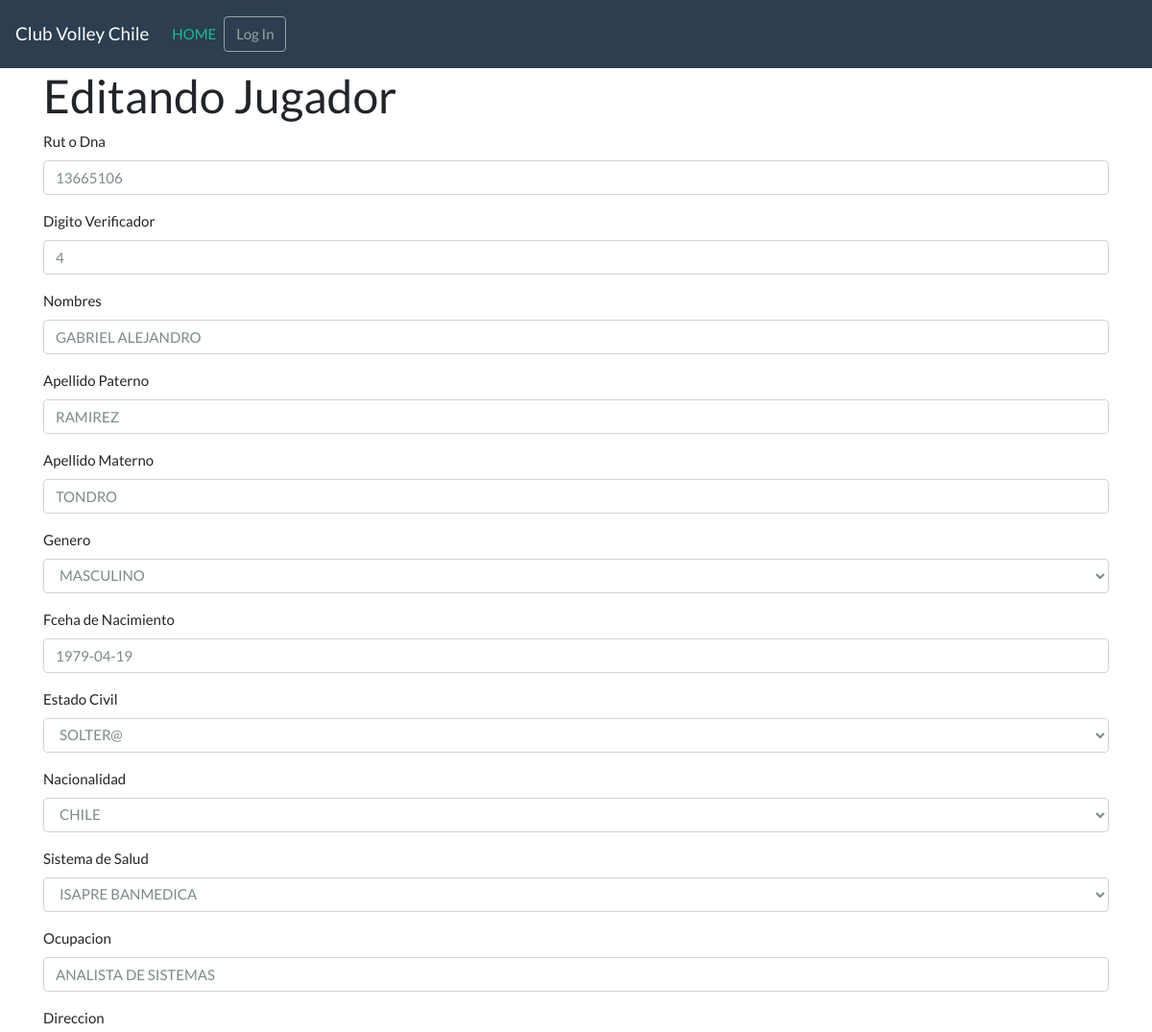
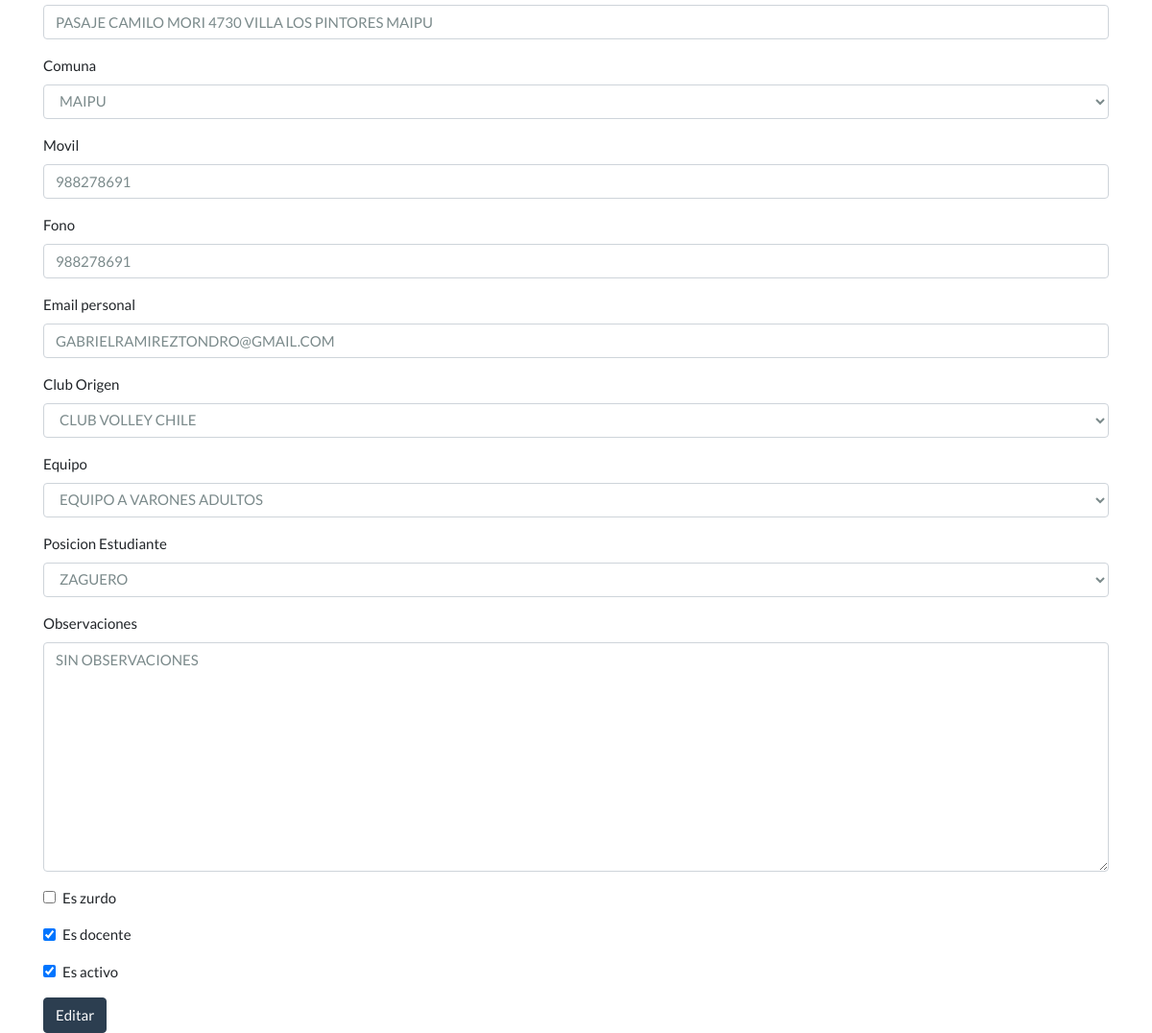
Screenshot of /personas/editar/1/ with the database file from the repository (2 pictures, top to bottom).
### main/models.py (models this page shows, shortened)
class Persona(models.Model):
    id                      = models.AutoField(primary_key=True)
    dna                     = models.CharField(blank=False, null=False, max_length=25, unique=True,verbose_name="Rut o Dna")
    dv                      = models.CharField(blank=False, null=False, max_length=2,verbose_name="Digito Verificador")
    nombres                 = models.CharField(blank=False, null=False, max_length=100,verbose_name="Nombres")
    apellido_paterno        = models.CharField(blank=False, null=False, max_length=100,verbose_name="Apellido Paterno")
    apellido_materno        = models.CharField(blank=False, null=False, max_length=100,verbose_name="Apellido Materno")
    genero                  = models.ForeignKey(Genero,null=True, on_delete=models.DO_NOTHING,verbose_name="Genero")
    fecha_nacimiento        = models.DateField(blank=False, null=False, verbose_name="Fceha de Nacimiento")
    estado_civil            = models.ForeignKey(EstadoCivil,null=False, on_delete=models.DO_NOTHING,verbose_name="Estado Civil")
    pais_origen             = models.ForeignKey(Pais,null=False, on_delete=models.DO_NOTHING,verbose_name="Nacionalidad")
    sistema_salud           = models.ForeignKey(SistemaSalud,null=False, on_delete=models.DO_NOTHING,verbose_name="Sistema de Salud")
    ocupacion               = models.CharField(blank=False, null=False, max_length=255)
    direccion               = models.CharField(blank=False, null=False, max_length=255)
    comuna                  = models.ForeignKey(Comuna,null=False, on_delete=models.DO_NOTHING,verbose_name="Comuna")
    movil                   = models.CharField(blank=False, null=False, max_length=20)
    fono                    = models.CharField(blank=False, null=False, max_length=20)
    email_personal          = models.EmailField(blank=False, null=False, max_length=255)
    club_origen             = models.ForeignKey(Club,null=False, on_delete=models.DO_NOTHING,verbose_name="Club Origen")
    equipo                  = models.ForeignKey(Equipo,null=False, on_delete=models.DO_NOTHING,verbose_name="Equipo")
    posicion                = models.ForeignKey(Posicion,null=False, on_delete=models.DO_NOTHING,verbose_name="Posicion Estudiante")
    observaciones           = models.TextField(blank=True, null=True)
    es_zurdo                = models.BooleanField(default=False)
    es_docente              = models.BooleanField(default=False)
    es_activo               = models.BooleanField(default=True)
    es_delete               = models.BooleanField(default=False)
    fecha_crea              = models.DateField(default=timezone.now, help_text=("creation date"))
    fecha_modi              = models.DateField(auto_now=True, null= True)
    class Meta:
        verbose_name_plural="Personas"
        db_table="persona"

### personas/views.py (the view)
# urls.py: url(r'^editar/(?P<pk>\d+)/$', PersonaUpdate.as_view(), name='personas_edit'),
class PersonaUpdate(UpdateView):
    model = Persona
    form_class = PersonaForm
    template_name = 'personas/edit.html'
    success_url = reverse_lazy('personas')

### personas/forms.py
class PersonaForm(forms.ModelForm):
    class Meta:
        model = Persona
        exclude = ('es_delete','fecha_crea','fecha_modi')
        widgets = {
            'fecha_nacimiento': DatePickerInput(format='%Y-%m-%d'), # python date-time format
            'dna': forms.TextInput(attrs={'size': 12, 'width': 12}),
        }

### main/models.py (called while the page is built)
    def __str__(self):
        return self.descripcion

    def __str__(self):
        return self.descripcion

    def __str__(self):
        return self.descripcion

    def __str__(self):
        return self.descripcion

    def __str__(self):
        return self.descripcion

    def __str__(self):
        return self.descripcion

    def __str__(self):
        return self.descripcion

    def __str__(self):
        return self.descripcion

### templates/personas/edit.html (shortened to what this page needs)
{% extends 'base.html' %}
{% load crispy_forms_tags %}
{% load crispy_forms_field %}
{% load bootstrap4 %}
{% block content %}
<h1>Editando Jugador </h1>
<div>
  <form method="POST">
      <table>
      {{ form|crispy }}
    </table>
      <button class="save btn btn-primary" type="submit">Editar</button>
  </form>
</div>
{% endblock %}

### rows the page displays
Persona: dna "13665106", dv "4", nombres "GABRIEL ALEJANDRO", apellido_paterno "RAMIREZ", apellido_materno "TONDRO", genero "MASCULINO", fecha_nacimiento "1979-04-19", estado_civil "SOLTER@", pais_origen "CHILE", sistema_salud "ISAPRE BANMEDICA", ocupacion "ANALISTA DE SISTEMAS", direccion "PASAJE CAMILO MORI 4730 VILLA LOS PINTORES MAIPU", comuna "MAIPU", movil "988278691", fono "988278691", email_personal "GABRIELRAMIREZTONDRO@GMAIL.COM", club_origen "CLUB VOLLEY CHILE", equipo "EQUIPO A VARONES ADULTOS", posicion "ZAGUERO", observaciones "SIN OBSERVACIONES", es_docente "☑", es_activo "☑"
